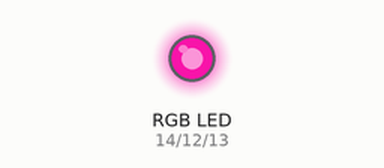
Recording of a sketch running on a simulated ESP32. Shown: an RGB LED mixed from three pins (HIGH = lit). Dim RGB values are drawn brighter than linear; random numbers use the default seed unless the sketch sets one.

Above: at 0.15 s.
At 4.95 s:
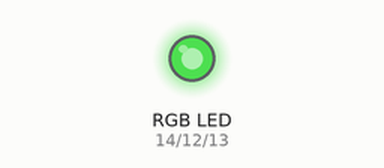
At 10.05 s:
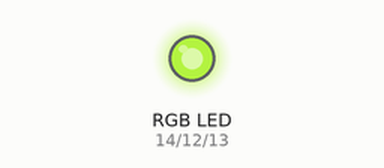
At 19.95 s:
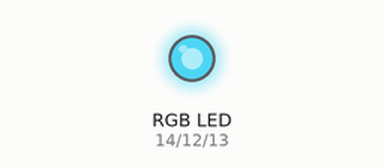
At 29.85 s:
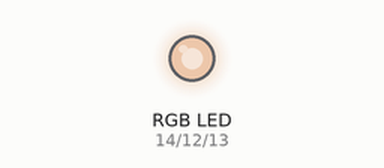
At 39.75 s:
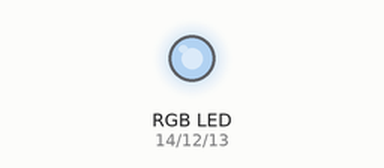
Timing chart, 0 to 40.0 s (numbered marks = the images above):
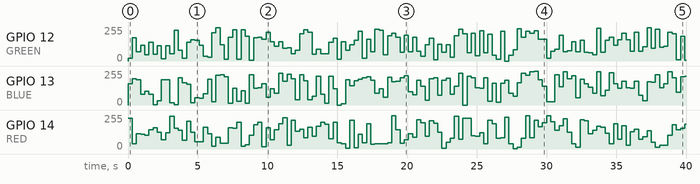

Measured:
- by itself, GPIO 14 (RED): 0/255 → 232/255 at 0.00 s, → 38/255 0.30 s later, → 114/255 0.30 s later, → 109/255 0.30 s later, … (134 changes in this stretch)
- by itself, GPIO 12 (GREEN): 0/255 → 19/255 at 0.00 s, → 175/255 0.30 s later, → 68/255 0.30 s later, → 120/255 0.30 s later, … (134 changes in this stretch)

The sketch:

RandomRGBesp32Dev.ino
```cpp
const int RED   = 14;
const int GREEN = 12;
const int BLUE  = 13;

void setup() {
  pinMode(RED,   OUTPUT);
  pinMode(GREEN, OUTPUT);
  pinMode(BLUE,  OUTPUT);
}

void loop() {
  analogWrite(RED,   random(255));
  analogWrite(GREEN, random(255));
  analogWrite(BLUE,  random(255));

  delay(300);
}
```
